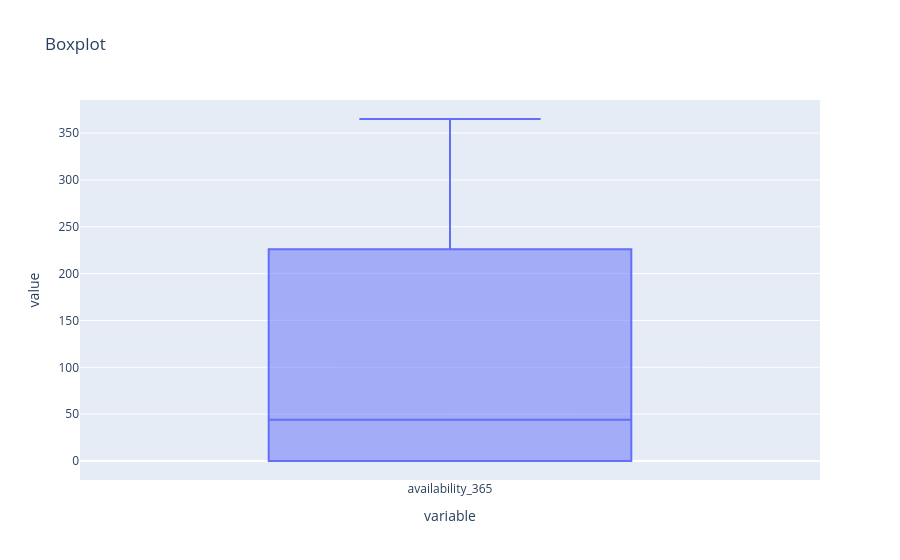

This figure's notebook cell:
### Code cell
px.box(df['availability_365'] , title="Boxplot")

### Figure 1 — Plotly figure (JSON) as saved in the notebook; plotly's stock layout.template omitted (floating-point values rounded to 4 significant figures; data arrays with more than 128 entries replaced by an {"elided": "..."} marker saying what was removed)
{"data": [{"alignmentgroup": "True", "hovertemplate": "variable=%{x}<br>value=%{y}<extra></extra>", "legendgroup": "", "marker": {"color": "#636efa"}, "name": "", "notched": false, "offsetgroup": "", "orientation": "v", "showlegend": false, "type": "box", "x": {"elided": "9989 str values"}, "x0": " ", "xaxis": "x", "y": {"elided": "9989 int values"}, "y0": " ", "yaxis": "y"}], "layout": {"boxmode": "group", "legend": {"tracegroupgap": 0}, "title": {"text": "Boxplot"}, "xaxis": {"anchor": "y", "domain": [0, 1], "title": {"text": "variable"}}, "yaxis": {"anchor": "x", "domain": [0, 1], "title": {"text": "value"}}}}
